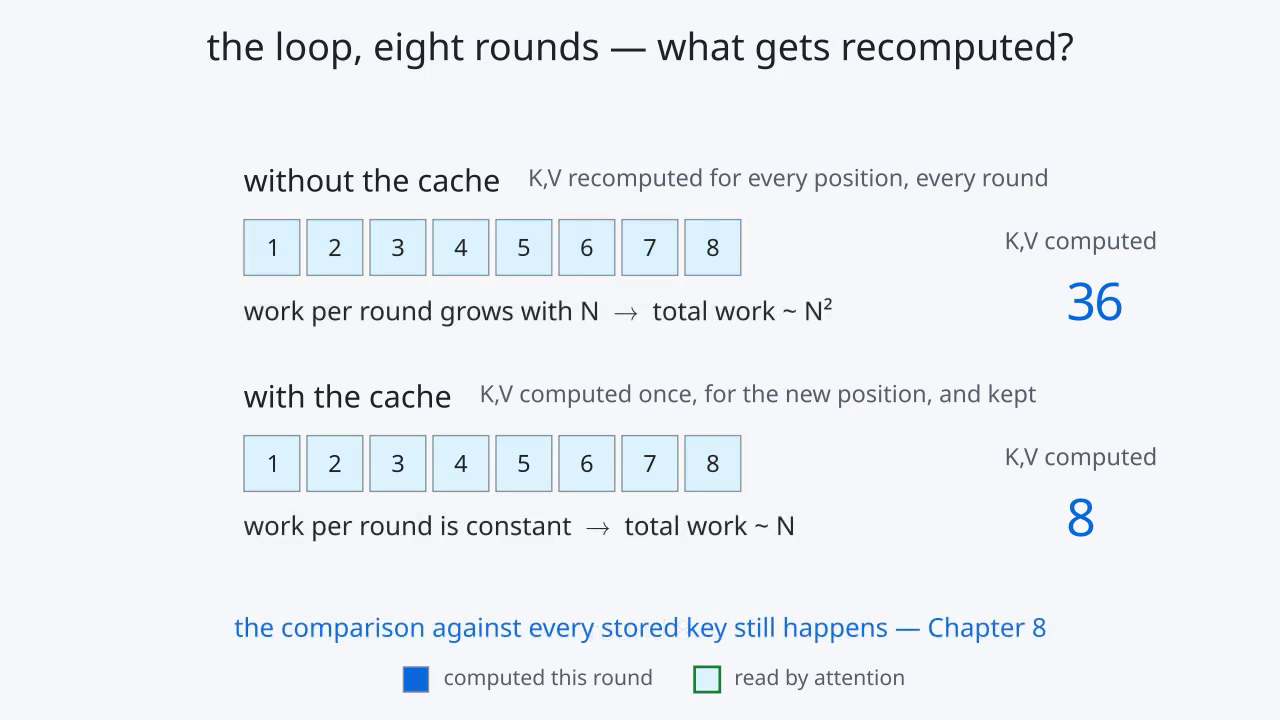

The Python source for this figure:
"""Chapter 4 animation: eight rounds of the loop, without and with the KV cache.

Without the cache every round recomputes K and V for every position so far (1+2+...+8 = 36).
With it, each round computes K and V for the one new position and appends them (8 in all), but
attention still reads every stored key, which is the term Chapter 8 is about. The counts are
arithmetic about eight rounds, not measurements.

Render (ManimGX, Python 3.13+; https://manimgx.academa.ai):

    manimgx inspect docs/book/04-anim-kv-cache.py
    manimgx render  docs/book/04-anim-kv-cache.py -r 1280x720 --fps 30

Colours are the book's SVG palette.
"""

import manimgx as m

BG = "#f6f8fa"
INK = "#1f2328"
MUTED = "#57606a"
GRID = "#8c959f"
BLUE = "#0969da"
BLUE_SOFT = "#ddf4ff"
GREEN = "#1a7f37"

m.config.background_color = BG

FONT = "Noto Sans"
ROUNDS = 8
C = 0.62  # cell size
X_LEFT = -4.4  # left edge of the position cells
Y_WITHOUT, Y_WITH = 1.25, -1.15


class _Sans(m.Text):
    def __init__(self, text: str, **kwargs) -> None:
        kwargs.setdefault("font", FONT)
        super().__init__(text, **kwargs)


def label(text: str, size: int = 22, color: str = MUTED) -> m.Text:
    return m.Text(text, font=FONT, font_size=size, color=color)


def pos_cell(i: int, y: float) -> m.VGroup:
    box = m.Square(side_length=C, color=GRID, stroke_width=1.5, fill_color=BLUE_SOFT, fill_opacity=1)
    box.move_to([X_LEFT + C / 2 + i * (C + 0.08), y, 0])
    return m.VGroup(box, label(str(i + 1), 20, INK).move_to(box))


class KVCache(m.Scene):
    def construct(self) -> None:
        title = label("the loop, eight rounds — what gets recomputed?", 32, INK).to_edge(m.UP, buff=0.35)
        self.add(title)

        lane1 = label("without the cache", 26, INK).move_to([X_LEFT, Y_WITHOUT + 0.75, 0], aligned_edge=m.LEFT)
        lane2 = label("with the cache", 26, INK).move_to([X_LEFT, Y_WITH + 0.75, 0], aligned_edge=m.LEFT)
        sub1 = label("K,V recomputed for every position, every round", 20).next_to(lane1, m.RIGHT, buff=0.35)
        sub2 = label("K,V computed once, for the new position, and kept", 20).next_to(lane2, m.RIGHT, buff=0.35)

        cnt_lbl1 = label("K,V computed", 20).move_to([4.9, Y_WITHOUT + 0.05, 0])
        cnt_lbl2 = label("K,V computed", 20).move_to([4.9, Y_WITH + 0.05, 0])
        cnt1 = m.Integer(0, mob_class=_Sans, font_size=44, color=BLUE).move_to([4.9, Y_WITHOUT - 0.6, 0])
        cnt2 = m.Integer(0, mob_class=_Sans, font_size=44, color=BLUE).move_to([4.9, Y_WITH - 0.6, 0])
        rnd = label("round 0", 24, INK).move_to([0, -3.0, 0])

        legend = m.VGroup(
            m.Square(side_length=0.28, color=GRID, stroke_width=1.5, fill_color=BLUE, fill_opacity=1),
            label("computed this round", 18),
            m.Square(side_length=0.28, color=GREEN, stroke_width=3, fill_color=BLUE_SOFT, fill_opacity=1),
            label("read by attention", 18),
        ).arrange(m.RIGHT, buff=0.18).move_to([0, -3.55, 0])
        legend[2].shift(m.RIGHT * 0.3)
        legend[3].shift(m.RIGHT * 0.3)

        self.play(*[m.FadeIn(x) for x in (lane1, lane2, sub1, sub2, cnt_lbl1, cnt_lbl2, cnt1, cnt2, legend)],
                  run_time=0.7)

        top, bot = [], []
        total1 = 0
        for r in range(ROUNDS):
            step = 0.75 if r < 3 else 0.42
            a, b = pos_cell(r, Y_WITHOUT), pos_cell(r, Y_WITH)
            top.append(a)
            bot.append(b)
            new_rnd = label(f"round {r + 1}", 24, INK).move_to(rnd)
            if r == 0:
                self.play(m.FadeIn(a), m.FadeIn(b), m.FadeIn(new_rnd), run_time=step * 0.6)
            else:
                self.play(m.FadeIn(a), m.FadeIn(b), m.FadeOut(rnd), m.FadeIn(new_rnd), run_time=step * 0.6)
            rnd = new_rnd

            total1 += r + 1
            cnt1.set_value(total1)
            cnt2.set_value(r + 1)
            self.play(
                # without: every position so far is recomputed
                *[c[0].animate.set_fill(BLUE, 1) for c in top],
                *[c[1].animate.set_color(BG) for c in top],
                # with: only the new one; attention reads all the earlier, stored keys
                b[0].animate.set_fill(BLUE, 1),
                b[1].animate.set_color(BG),
                *[c[0].animate.set_stroke(GREEN, 3) for c in bot[:-1]],
                run_time=step,
            )
            self.play(
                *[c[0].animate.set_fill(BLUE_SOFT, 1) for c in top],
                *[c[1].animate.set_color(INK) for c in top],
                b[0].animate.set_fill(BLUE_SOFT, 1),
                b[1].animate.set_color(INK),
                *[c[0].animate.set_stroke(GRID, 1.5) for c in bot[:-1]],
                run_time=step * 0.5,
            )

        self.wait(0.6)
        v1 = label("work per round grows with N  →  total work ~ N²", 22, INK)
        v1.move_to([X_LEFT, Y_WITHOUT - 0.72, 0], aligned_edge=m.LEFT)
        v2 = label("work per round is constant  →  total work ~ N", 22, INK)
        v2.move_to([X_LEFT, Y_WITH - 0.72, 0], aligned_edge=m.LEFT)
        note = label("the comparison against every stored key still happens — Chapter 8", 22, BLUE)
        note.move_to(rnd)
        self.play(m.FadeIn(v1), m.FadeIn(v2), m.FadeOut(rnd), m.FadeIn(note), run_time=0.8)
        self.wait(3.5)
